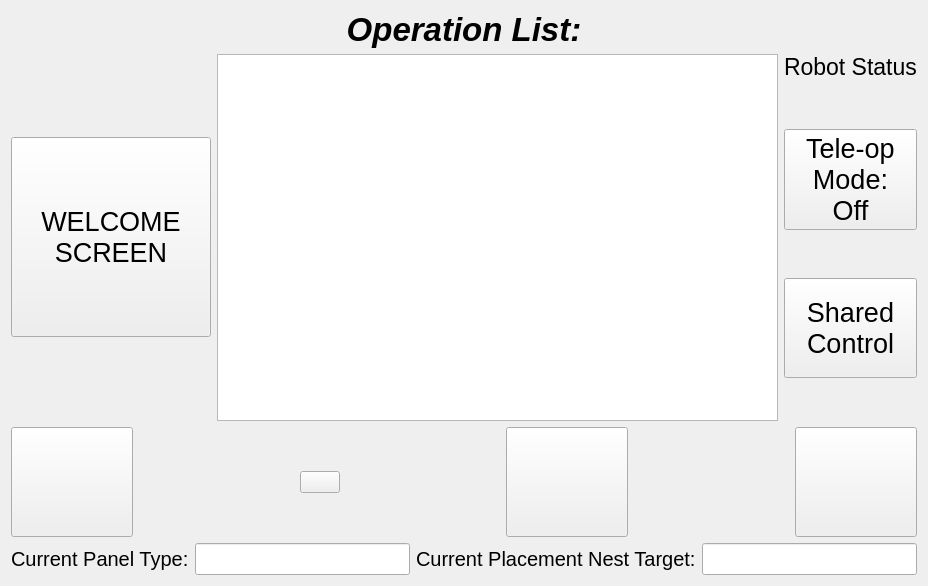
<?xml version="1.0" encoding="UTF-8"?>
<ui version="4.0">
 <class>runScreen</class>
 <widget class="QWidget" name="runScreen">
  <property name="geometry">
   <rect>
    <x>0</x>
    <y>0</y>
    <width>928</width>
    <height>586</height>
   </rect>
  </property>
  <property name="palette">
   <palette>
    <active>
     <colorrole role="Highlight">
      <brush brushstyle="SolidPattern">
       <color alpha="255">
        <red>240</red>
        <green>119</green>
        <blue>70</blue>
       </color>
      </brush>
     </colorrole>
    </active>
    <inactive>
     <colorrole role="Highlight">
      <brush brushstyle="SolidPattern">
       <color alpha="255">
        <red>240</red>
        <green>119</green>
        <blue>70</blue>
       </color>
      </brush>
     </colorrole>
    </inactive>
    <disabled>
     <colorrole role="Highlight">
      <brush brushstyle="SolidPattern">
       <color alpha="255">
        <red>240</red>
        <green>119</green>
        <blue>70</blue>
       </color>
      </brush>
     </colorrole>
    </disabled>
   </palette>
  </property>
  <property name="windowTitle">
   <string>Form</string>
  </property>
  <layout class="QVBoxLayout" name="verticalLayout_2">
   <item>
    <widget class="QLabel" name="label">
     <property name="font">
      <font>
       <pointsize>25</pointsize>
       <weight>75</weight>
       <italic>true</italic>
       <bold>true</bold>
       <stylestrategy>PreferDefault</stylestrategy>
       <kerning>true</kerning>
      </font>
     </property>
     <property name="frameShape">
      <enum>QFrame::NoFrame</enum>
     </property>
     <property name="text">
      <string>Operation List:</string>
     </property>
     <property name="alignment">
      <set>Qt::AlignCenter</set>
     </property>
    </widget>
   </item>
   <item>
    <layout class="QGridLayout" name="gridLayout">
     <item row="0" column="0">
      <widget class="QPushButton" name="backToWelcome">
       <property name="minimumSize">
        <size>
         <width>200</width>
         <height>200</height>
        </size>
       </property>
       <property name="maximumSize">
        <size>
         <width>300</width>
         <height>200</height>
        </size>
       </property>
       <property name="sizeIncrement">
        <size>
         <width>0</width>
         <height>0</height>
        </size>
       </property>
       <property name="font">
        <font>
         <pointsize>20</pointsize>
        </font>
       </property>
       <property name="layoutDirection">
        <enum>Qt::LeftToRight</enum>
       </property>
       <property name="autoFillBackground">
        <bool>false</bool>
       </property>
       <property name="text">
        <string>WELCOME
SCREEN</string>
       </property>
       <property name="icon">
        <iconset>
         <normaloff>../../../../../../.designer/images/undo.png</normaloff>../../../../../../.designer/images/undo.png</iconset>
       </property>
       <property name="iconSize">
        <size>
         <width>100</width>
         <height>100</height>
        </size>
       </property>
      </widget>
     </item>
     <item row="0" column="2">
      <layout class="QVBoxLayout" name="verticalLayout">
       <item>
        <layout class="QGridLayout" name="connectionLayout">
         <item row="0" column="0">
          <widget class="QLabel" name="label_2">
           <property name="font">
            <font>
             <pointsize>17</pointsize>
            </font>
           </property>
           <property name="text">
            <string>Robot Status</string>
           </property>
          </widget>
         </item>
        </layout>
       </item>
       <item>
        <spacer name="verticalSpacer">
         <property name="orientation">
          <enum>Qt::Vertical</enum>
         </property>
         <property name="sizeHint" stdset="0">
          <size>
           <width>20</width>
           <height>40</height>
          </size>
         </property>
        </spacer>
       </item>
       <item>
        <widget class="QPushButton" name="accessTeleop">
         <property name="minimumSize">
          <size>
           <width>0</width>
           <height>90</height>
          </size>
         </property>
         <property name="font">
          <font>
           <pointsize>20</pointsize>
          </font>
         </property>
         <property name="text">
          <string>Tele-op
Mode:
Off</string>
         </property>
         <property name="icon">
          <iconset>
           <normaloff>../images/login.png</normaloff>../images/login.png</iconset>
         </property>
         <property name="iconSize">
          <size>
           <width>100</width>
           <height>100</height>
          </size>
         </property>
        </widget>
       </item>
       <item>
        <spacer name="verticalSpacer_2">
         <property name="orientation">
          <enum>Qt::Vertical</enum>
         </property>
         <property name="sizeHint" stdset="0">
          <size>
           <width>20</width>
           <height>40</height>
          </size>
         </property>
        </spacer>
       </item>
       <item>
        <widget class="QPushButton" name="sharedControl">
         <property name="minimumSize">
          <size>
           <width>0</width>
           <height>100</height>
          </size>
         </property>
         <property name="font">
          <font>
           <pointsize>20</pointsize>
          </font>
         </property>
         <property name="layoutDirection">
          <enum>Qt::RightToLeft</enum>
         </property>
         <property name="text">
          <string>Shared
Control</string>
         </property>
        </widget>
       </item>
       <item>
        <spacer name="verticalSpacer_3">
         <property name="orientation">
          <enum>Qt::Vertical</enum>
         </property>
         <property name="sizeHint" stdset="0">
          <size>
           <width>20</width>
           <height>40</height>
          </size>
         </property>
        </spacer>
       </item>
      </layout>
     </item>
     <item row="0" column="1">
      <widget class="QListWidget" name="planList">
       <property name="palette">
        <palette>
         <active>
          <colorrole role="Highlight">
           <brush brushstyle="SolidPattern">
            <color alpha="255">
             <red>240</red>
             <green>119</green>
             <blue>70</blue>
            </color>
           </brush>
          </colorrole>
          <colorrole role="HighlightedText">
           <brush brushstyle="SolidPattern">
            <color alpha="255">
             <red>255</red>
             <green>255</green>
             <blue>255</blue>
            </color>
           </brush>
          </colorrole>
         </active>
         <inactive>
          <colorrole role="Highlight">
           <brush brushstyle="SolidPattern">
            <color alpha="255">
             <red>240</red>
             <green>119</green>
             <blue>70</blue>
            </color>
           </brush>
          </colorrole>
          <colorrole role="HighlightedText">
           <brush brushstyle="SolidPattern">
            <color alpha="255">
             <red>42</red>
             <green>42</green>
             <blue>42</blue>
            </color>
           </brush>
          </colorrole>
         </inactive>
         <disabled>
          <colorrole role="Highlight">
           <brush brushstyle="SolidPattern">
            <color alpha="255">
             <red>240</red>
             <green>240</green>
             <blue>240</blue>
            </color>
           </brush>
          </colorrole>
          <colorrole role="HighlightedText">
           <brush brushstyle="SolidPattern">
            <color alpha="255">
             <red>255</red>
             <green>0</green>
             <blue>0</blue>
            </color>
           </brush>
          </colorrole>
         </disabled>
        </palette>
       </property>
       <property name="font">
        <font>
         <pointsize>20</pointsize>
        </font>
       </property>
      </widget>
     </item>
    </layout>
   </item>
   <item>
    <layout class="QHBoxLayout" name="horizontalLayout">
     <item>
      <widget class="QPushButton" name="previousPlan">
       <property name="minimumSize">
        <size>
         <width>122</width>
         <height>110</height>
        </size>
       </property>
       <property name="text">
        <string/>
       </property>
       <property name="icon">
        <iconset>
         <normaloff>../images/replay.png</normaloff>../images/replay.png</iconset>
       </property>
       <property name="iconSize">
        <size>
         <width>100</width>
         <height>100</height>
        </size>
       </property>
      </widget>
     </item>
     <item>
      <spacer name="horizontalSpacer_2">
       <property name="orientation">
        <enum>Qt::Horizontal</enum>
       </property>
       <property name="sizeHint" stdset="0">
        <size>
         <width>40</width>
         <height>20</height>
        </size>
       </property>
      </spacer>
     </item>
     <item>
      <widget class="QPushButton" name="resetToHome">
       <property name="layoutDirection">
        <enum>Qt::LeftToRight</enum>
       </property>
       <property name="text">
        <string/>
       </property>
       <property name="icon">
        <iconset>
         <normaloff>../images/house.png</normaloff>../images/house.png</iconset>
       </property>
       <property name="iconSize">
        <size>
         <width>100</width>
         <height>100</height>
        </size>
       </property>
      </widget>
     </item>
     <item>
      <spacer name="horizontalSpacer_3">
       <property name="orientation">
        <enum>Qt::Horizontal</enum>
       </property>
       <property name="sizeHint" stdset="0">
        <size>
         <width>40</width>
         <height>20</height>
        </size>
       </property>
      </spacer>
     </item>
     <item>
      <widget class="QPushButton" name="stopPlan">
       <property name="minimumSize">
        <size>
         <width>122</width>
         <height>110</height>
        </size>
       </property>
       <property name="text">
        <string/>
       </property>
       <property name="icon">
        <iconset>
         <normaloff>../images/pause.png</normaloff>../images/pause.png</iconset>
       </property>
       <property name="iconSize">
        <size>
         <width>100</width>
         <height>100</height>
        </size>
       </property>
      </widget>
     </item>
     <item>
      <spacer name="horizontalSpacer">
       <property name="orientation">
        <enum>Qt::Horizontal</enum>
       </property>
       <property name="sizeHint" stdset="0">
        <size>
         <width>40</width>
         <height>20</height>
        </size>
       </property>
      </spacer>
     </item>
     <item>
      <widget class="QPushButton" name="nextPlan">
       <property name="minimumSize">
        <size>
         <width>122</width>
         <height>110</height>
        </size>
       </property>
       <property name="layoutDirection">
        <enum>Qt::RightToLeft</enum>
       </property>
       <property name="text">
        <string/>
       </property>
       <property name="icon">
        <iconset>
         <normaloff>../images/play.png</normaloff>../images/play.png</iconset>
       </property>
       <property name="iconSize">
        <size>
         <width>100</width>
         <height>100</height>
        </size>
       </property>
      </widget>
     </item>
    </layout>
   </item>
   <item>
    <layout class="QGridLayout" name="gridLayout_3">
     <item row="0" column="1">
      <widget class="QLabel" name="label_10">
       <property name="font">
        <font>
         <pointsize>15</pointsize>
        </font>
       </property>
       <property name="text">
        <string>Current Panel Type:</string>
       </property>
      </widget>
     </item>
     <item row="0" column="2">
      <widget class="QLineEdit" name="panelType">
       <property name="font">
        <font>
         <pointsize>15</pointsize>
        </font>
       </property>
      </widget>
     </item>
     <item row="0" column="3">
      <widget class="QLabel" name="label_11">
       <property name="font">
        <font>
         <pointsize>15</pointsize>
        </font>
       </property>
       <property name="text">
        <string>Current Placement Nest Target:</string>
       </property>
      </widget>
     </item>
     <item row="0" column="4">
      <widget class="QLineEdit" name="placementNestTarget">
       <property name="font">
        <font>
         <pointsize>15</pointsize>
        </font>
       </property>
      </widget>
     </item>
    </layout>
   </item>
  </layout>
 </widget>
 <resources/>
 <connections/>
</ui>
